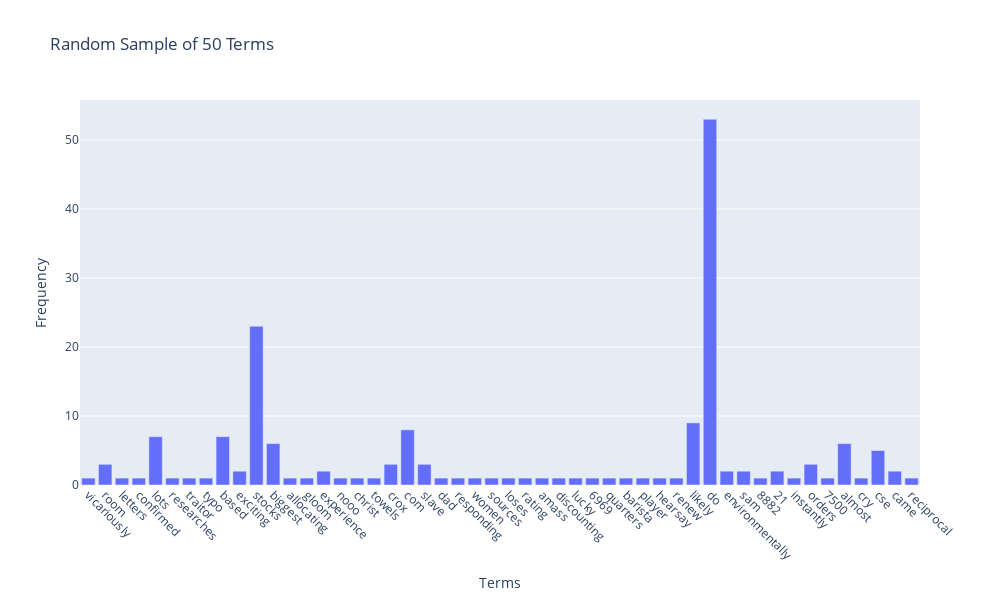

This figure's notebook cell:
### Markdown cell above
### >>> **Exercise 13 (take home):** 
The chart above only contains 300 vocabulary in the documents, and it's already computationally intensive to both compute and visualize. Can you efficiently reduce the number of terms you want to visualize as an exercise.

### Code cell
# Answer here
# let me reduce to 50 random terms 
import plotly.express as px

feature_names = count_vect.get_feature_names_out()

# Create a DataFrame for ALL terms
df_all_terms = pd.DataFrame({
    'Terms': feature_names,
    'Frequency': term_frequencies})

# Select 50 random terms from the full DataFrame
df_random_N = df_all_terms.sample(50, random_state=42)

# Create the Plotly Bar Plot
fig = px.bar(
    df_random_N,
    x='Terms',
    y='Frequency',
    title=f'Random Sample of 50 Terms')

# Adjust the layout for the smaller, focused dataset
fig.update_layout(
    height=600,
    width=1000, 
    xaxis={'automargin': True},
    yaxis={'rangemode': 'tozero'})

fig.update_xaxes(
    tickangle=45,
    dtick=None,
    showticklabels=True)

fig.show()

### Figure 1 — Plotly figure (JSON) as saved in the notebook; plotly's stock layout.template omitted (floating-point values rounded to 4 significant figures)
{"data": [{"hovertemplate": "Terms=%{x}<br>Frequency=%{y}<extra></extra>", "legendgroup": "", "marker": {"color": "#636efa", "pattern": {"shape": ""}}, "name": "", "orientation": "v", "showlegend": false, "textposition": "auto", "type": "bar", "x": ["vicariously", "room", "letters", "confirmed", "lots", "researches", "traitor", "typo", "based", "exciting", "stocks", "biggest", "allocating", "gloom", "experience", "nooo", "christ", "towels", "crox", "com", "slave", "dad", "responding", "women", "sources", "loses", "rating", "amass", "discounting", "lucky", "6969", "quarters", "barista", "player", "hearsay", "renew", "likely", "do", "environmentally", "sam", "8882", "21", "instantly", "orders", "7500", "almost", "cry", "cse", "came", "reciprocal"], "xaxis": "x", "y": [1, 3, 1, 1, 7, 1, 1, 1, 7, 2, 23, 6, 1, 1, 2, 1, 1, 1, 3, 8, 3, 1, 1, 1, 1, 1, 1, 1, 1, 1, 1, 1, 1, 1, 1, 1, 9, 53, 2, 2, 1, 2, 1, 3, 1, 6, 1, 5, 2, 1], "yaxis": "y"}], "layout": {"barmode": "relative", "height": 600, "legend": {"tracegroupgap": 0}, "title": {"text": "Random Sample of 50 Terms"}, "width": 1000, "xaxis": {"anchor": "y", "automargin": true, "domain": [0, 1], "showticklabels": true, "tickangle": 45, "title": {"text": "Terms"}}, "yaxis": {"anchor": "x", "domain": [0, 1], "rangemode": "tozero", "title": {"text": "Frequency"}}}}
